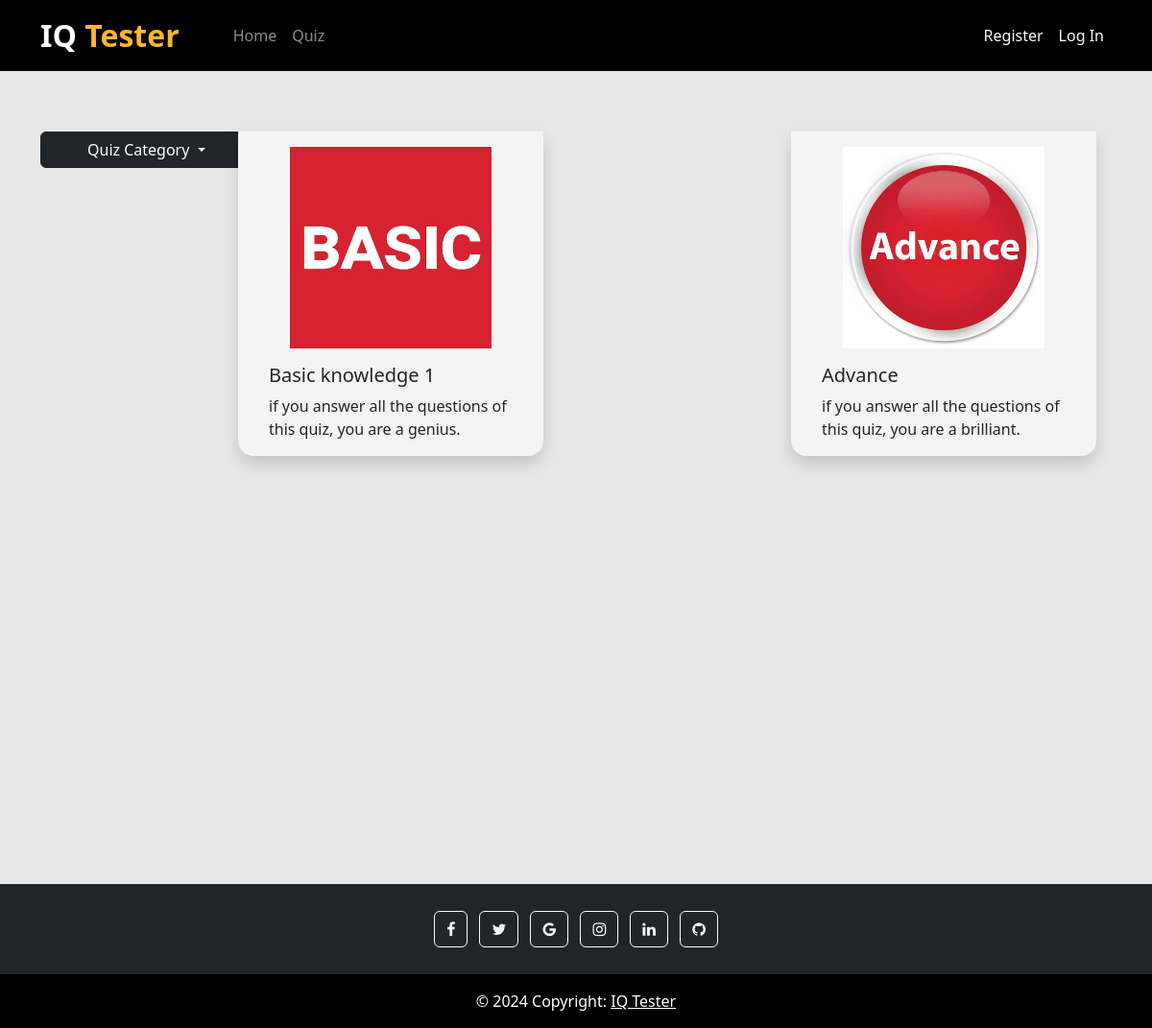
Page /category/science-and-nature/ on the committed database.
### quiz/models.py (models this page shows, shortened)
class Quiz(models.Model):
    title = models.CharField(max_length=100)
    description = models.TextField()
    image = models.ImageField(upload_to='quiz/media/images/', blank=True, null=True)
    category = models.ManyToManyField(Category)
    has_time_limit = models.BooleanField(default=False)
    time_limit_minutes = models.PositiveIntegerField(blank=True, null=True)
    created_at = models.DateTimeField(auto_now_add=True)

### core/views.py (the view)
# urls.py: path('category/<slug:category_slug>/', quizes, name='category_slug_quizes'),
def quizes(req, category_slug = None) :
    data = Quiz.objects.all()
    if category_slug is not None :
        cate = Category.objects.get(slug=category_slug)
        data = Quiz.objects.filter(category=cate)
    category = Category.objects.all()
    return render(req, 'quizes.html', {'data' : data, 'category' : category})

### core/templates/quizes.html (shortened to what this page needs)
{% extends "base.html" %}
{% block content %}
<section class="container mt-5">
    <div class="row">
        <div class="dropdown col-2 mt-3">
            <button class="btn btn-dark dropdown-toggle px-5" type="button" data-bs-toggle="dropdown" aria-expanded="false">
              Quiz Category
            </button>
        </div>
        <div class="mb-5 col-10">
            <div class="d-flex flex-wrap justify-content-between">
            {% for quiz in data %}
            <a href="{% url "quiz_page" quiz.id %}" style="width:350px;" class="p-3 text-decoration-none">
                <div style="background-color:#F4F4F4" class="card border-0 rounded-0 shadow rounded-bottom-4">
                  <div class="p-3">
                    <div class="">
                      <div>
                        <img style="width:285px; height:210px; object-fit: contain;" src="{{quiz.image.url}}" alt="Car Image">
                      </div>
                      <div class="p-3 pb-0">
                        <h5 class="card-title">{{quiz.title}}</h5>
                        <p class="card-text">{{quiz.description | truncatewords:14 }}</p>
                      </div>
                    </div>
                  </div>
                </div>
            </a>
              {% endfor %}
            </div>
          </div>
    </div>
</section>
{% endblock content %}

### rows in the picture
Quiz: image (picture), title "Basic knowledge 1", description "if you answer all the questions of this quiz, you are a genius."
Quiz: image (picture), title "Advance", description "if you answer all the questions of this quiz, you are a brilliant."
